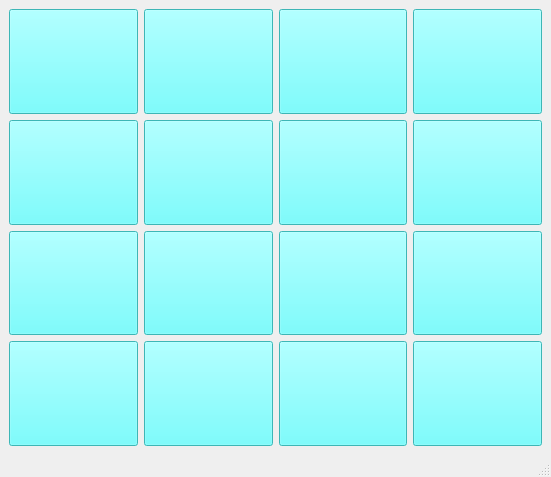
<?xml version="1.0" encoding="UTF-8"?>
<ui version="4.0">
 <class>MainWindow</class>
 <widget class="QMainWindow" name="MainWindow">
  <property name="geometry">
   <rect>
    <x>0</x>
    <y>0</y>
    <width>551</width>
    <height>477</height>
   </rect>
  </property>
  <property name="windowTitle">
   <string>Puzzle 15</string>
  </property>
  <widget class="QWidget" name="centralwidget">
   <layout class="QGridLayout" name="gridLayout">
    <item row="0" column="3">
     <widget class="QPushButton" name="btn_4">
      <property name="sizePolicy">
       <sizepolicy hsizetype="Minimum" vsizetype="Expanding">
        <horstretch>0</horstretch>
        <verstretch>0</verstretch>
       </sizepolicy>
      </property>
      <property name="font">
       <font>
        <pointsize>32</pointsize>
       </font>
      </property>
      <property name="styleSheet">
       <string notr="true">background-color: rgb(85, 255, 255);</string>
      </property>
      <property name="text">
       <string/>
      </property>
     </widget>
    </item>
    <item row="2" column="0">
     <widget class="QPushButton" name="btn_9">
      <property name="sizePolicy">
       <sizepolicy hsizetype="Minimum" vsizetype="Expanding">
        <horstretch>0</horstretch>
        <verstretch>0</verstretch>
       </sizepolicy>
      </property>
      <property name="font">
       <font>
        <pointsize>32</pointsize>
       </font>
      </property>
      <property name="styleSheet">
       <string notr="true">background-color: rgb(85, 255, 255);</string>
      </property>
      <property name="text">
       <string/>
      </property>
     </widget>
    </item>
    <item row="0" column="0">
     <widget class="QPushButton" name="btn_1">
      <property name="sizePolicy">
       <sizepolicy hsizetype="Minimum" vsizetype="Expanding">
        <horstretch>0</horstretch>
        <verstretch>0</verstretch>
       </sizepolicy>
      </property>
      <property name="font">
       <font>
        <pointsize>32</pointsize>
       </font>
      </property>
      <property name="styleSheet">
       <string notr="true">background-color: rgb(85, 255, 255);</string>
      </property>
      <property name="text">
       <string/>
      </property>
     </widget>
    </item>
    <item row="0" column="1">
     <widget class="QPushButton" name="btn_2">
      <property name="sizePolicy">
       <sizepolicy hsizetype="Minimum" vsizetype="Expanding">
        <horstretch>0</horstretch>
        <verstretch>0</verstretch>
       </sizepolicy>
      </property>
      <property name="font">
       <font>
        <pointsize>32</pointsize>
       </font>
      </property>
      <property name="styleSheet">
       <string notr="true">background-color: rgb(85, 255, 255);</string>
      </property>
      <property name="text">
       <string/>
      </property>
     </widget>
    </item>
    <item row="2" column="1">
     <widget class="QPushButton" name="btn_10">
      <property name="sizePolicy">
       <sizepolicy hsizetype="Minimum" vsizetype="Expanding">
        <horstretch>0</horstretch>
        <verstretch>0</verstretch>
       </sizepolicy>
      </property>
      <property name="font">
       <font>
        <pointsize>32</pointsize>
       </font>
      </property>
      <property name="styleSheet">
       <string notr="true">background-color: rgb(85, 255, 255);</string>
      </property>
      <property name="text">
       <string/>
      </property>
     </widget>
    </item>
    <item row="3" column="1">
     <widget class="QPushButton" name="btn_14">
      <property name="sizePolicy">
       <sizepolicy hsizetype="Minimum" vsizetype="Expanding">
        <horstretch>0</horstretch>
        <verstretch>0</verstretch>
       </sizepolicy>
      </property>
      <property name="font">
       <font>
        <pointsize>32</pointsize>
       </font>
      </property>
      <property name="styleSheet">
       <string notr="true">background-color: rgb(85, 255, 255);</string>
      </property>
      <property name="text">
       <string/>
      </property>
     </widget>
    </item>
    <item row="2" column="3">
     <widget class="QPushButton" name="btn_12">
      <property name="sizePolicy">
       <sizepolicy hsizetype="Minimum" vsizetype="Expanding">
        <horstretch>0</horstretch>
        <verstretch>0</verstretch>
       </sizepolicy>
      </property>
      <property name="font">
       <font>
        <pointsize>32</pointsize>
       </font>
      </property>
      <property name="styleSheet">
       <string notr="true">background-color: rgb(85, 255, 255);</string>
      </property>
      <property name="text">
       <string/>
      </property>
     </widget>
    </item>
    <item row="3" column="0">
     <widget class="QPushButton" name="btn_13">
      <property name="sizePolicy">
       <sizepolicy hsizetype="Minimum" vsizetype="Expanding">
        <horstretch>0</horstretch>
        <verstretch>0</verstretch>
       </sizepolicy>
      </property>
      <property name="font">
       <font>
        <pointsize>32</pointsize>
       </font>
      </property>
      <property name="styleSheet">
       <string notr="true">background-color: rgb(85, 255, 255);</string>
      </property>
      <property name="text">
       <string/>
      </property>
     </widget>
    </item>
    <item row="0" column="2">
     <widget class="QPushButton" name="btn_3">
      <property name="sizePolicy">
       <sizepolicy hsizetype="Minimum" vsizetype="Expanding">
        <horstretch>0</horstretch>
        <verstretch>0</verstretch>
       </sizepolicy>
      </property>
      <property name="font">
       <font>
        <pointsize>32</pointsize>
       </font>
      </property>
      <property name="styleSheet">
       <string notr="true">background-color: rgb(85, 255, 255);</string>
      </property>
      <property name="text">
       <string/>
      </property>
     </widget>
    </item>
    <item row="3" column="2">
     <widget class="QPushButton" name="btn_15">
      <property name="sizePolicy">
       <sizepolicy hsizetype="Minimum" vsizetype="Expanding">
        <horstretch>0</horstretch>
        <verstretch>0</verstretch>
       </sizepolicy>
      </property>
      <property name="font">
       <font>
        <pointsize>32</pointsize>
       </font>
      </property>
      <property name="styleSheet">
       <string notr="true">background-color: rgb(85, 255, 255);</string>
      </property>
      <property name="text">
       <string/>
      </property>
     </widget>
    </item>
    <item row="2" column="2">
     <widget class="QPushButton" name="btn_11">
      <property name="sizePolicy">
       <sizepolicy hsizetype="Minimum" vsizetype="Expanding">
        <horstretch>0</horstretch>
        <verstretch>0</verstretch>
       </sizepolicy>
      </property>
      <property name="font">
       <font>
        <pointsize>32</pointsize>
       </font>
      </property>
      <property name="styleSheet">
       <string notr="true">background-color: rgb(85, 255, 255);</string>
      </property>
      <property name="text">
       <string/>
      </property>
     </widget>
    </item>
    <item row="3" column="3">
     <widget class="QPushButton" name="btn_16">
      <property name="sizePolicy">
       <sizepolicy hsizetype="Minimum" vsizetype="Expanding">
        <horstretch>0</horstretch>
        <verstretch>0</verstretch>
       </sizepolicy>
      </property>
      <property name="font">
       <font>
        <pointsize>32</pointsize>
       </font>
      </property>
      <property name="styleSheet">
       <string notr="true">background-color: rgb(85, 255, 255);</string>
      </property>
      <property name="text">
       <string/>
      </property>
     </widget>
    </item>
    <item row="1" column="0">
     <widget class="QPushButton" name="btn_5">
      <property name="sizePolicy">
       <sizepolicy hsizetype="Minimum" vsizetype="Expanding">
        <horstretch>0</horstretch>
        <verstretch>0</verstretch>
       </sizepolicy>
      </property>
      <property name="font">
       <font>
        <pointsize>32</pointsize>
       </font>
      </property>
      <property name="styleSheet">
       <string notr="true">background-color: rgb(85, 255, 255);</string>
      </property>
      <property name="text">
       <string/>
      </property>
     </widget>
    </item>
    <item row="1" column="1">
     <widget class="QPushButton" name="btn_6">
      <property name="sizePolicy">
       <sizepolicy hsizetype="Minimum" vsizetype="Expanding">
        <horstretch>0</horstretch>
        <verstretch>0</verstretch>
       </sizepolicy>
      </property>
      <property name="font">
       <font>
        <pointsize>32</pointsize>
       </font>
      </property>
      <property name="styleSheet">
       <string notr="true">background-color: rgb(85, 255, 255);</string>
      </property>
      <property name="text">
       <string/>
      </property>
     </widget>
    </item>
    <item row="1" column="2">
     <widget class="QPushButton" name="btn_7">
      <property name="sizePolicy">
       <sizepolicy hsizetype="Minimum" vsizetype="Expanding">
        <horstretch>0</horstretch>
        <verstretch>0</verstretch>
       </sizepolicy>
      </property>
      <property name="font">
       <font>
        <pointsize>32</pointsize>
       </font>
      </property>
      <property name="styleSheet">
       <string notr="true">background-color: rgb(85, 255, 255);</string>
      </property>
      <property name="text">
       <string/>
      </property>
     </widget>
    </item>
    <item row="1" column="3">
     <widget class="QPushButton" name="btn_8">
      <property name="sizePolicy">
       <sizepolicy hsizetype="Minimum" vsizetype="Expanding">
        <horstretch>0</horstretch>
        <verstretch>0</verstretch>
       </sizepolicy>
      </property>
      <property name="font">
       <font>
        <pointsize>32</pointsize>
       </font>
      </property>
      <property name="styleSheet">
       <string notr="true">background-color: rgb(85, 255, 255);</string>
      </property>
      <property name="text">
       <string/>
      </property>
     </widget>
    </item>
   </layout>
  </widget>
  <widget class="QMenuBar" name="menubar">
   <property name="geometry">
    <rect>
     <x>0</x>
     <y>0</y>
     <width>551</width>
     <height>22</height>
    </rect>
   </property>
  </widget>
  <widget class="QStatusBar" name="statusbar"/>
 </widget>
 <resources/>
 <connections/>
</ui>
